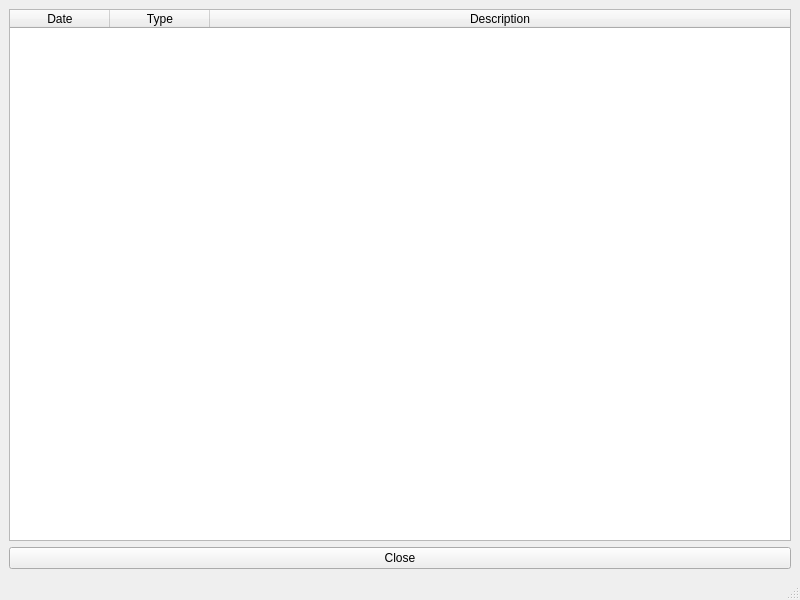
<?xml version="1.0" encoding="UTF-8"?>
<ui version="4.0">
 <class>TimelineReportWindow</class>
 <widget class="QMainWindow" name="TimelineReportWindow">
  <property name="geometry">
   <rect>
    <x>0</x>
    <y>0</y>
    <width>800</width>
    <height>600</height>
   </rect>
  </property>
  <property name="windowTitle">
   <string>Timeline Report</string>
  </property>
  <widget class="QWidget" name="centralwidget">
   <layout class="QVBoxLayout" name="verticalLayout">
    <item>
     <widget class="QTableWidget" name="tableWidgetReport">
      <property name="editTriggers">
       <set>QAbstractItemView::NoEditTriggers</set>
      </property>
      <property name="sortingEnabled">
       <bool>true</bool>
      </property>
      <attribute name="horizontalHeaderShowSortIndicator" stdset="0">
       <bool>true</bool>
      </attribute>
      <attribute name="horizontalHeaderStretchLastSection">
       <bool>true</bool>
      </attribute>
      <column>
       <property name="text">
        <string>Date</string>
       </property>
      </column>
      <column>
       <property name="text">
        <string>Type</string>
       </property>
      </column>
      <column>
       <property name="text">
        <string>Description</string>
       </property>
      </column>
     </widget>
    </item>
    <item>
     <widget class="QPushButton" name="pushButtonClose">
      <property name="text">
       <string>Close</string>
      </property>
     </widget>
    </item>
   </layout>
  </widget>
  <widget class="QMenuBar" name="menubar">
   <property name="geometry">
    <rect>
     <x>0</x>
     <y>0</y>
     <width>800</width>
     <height>22</height>
    </rect>
   </property>
  </widget>
  <widget class="QStatusBar" name="statusbar"/>
 </widget>
 <resources/>
 <connections/>
</ui>
